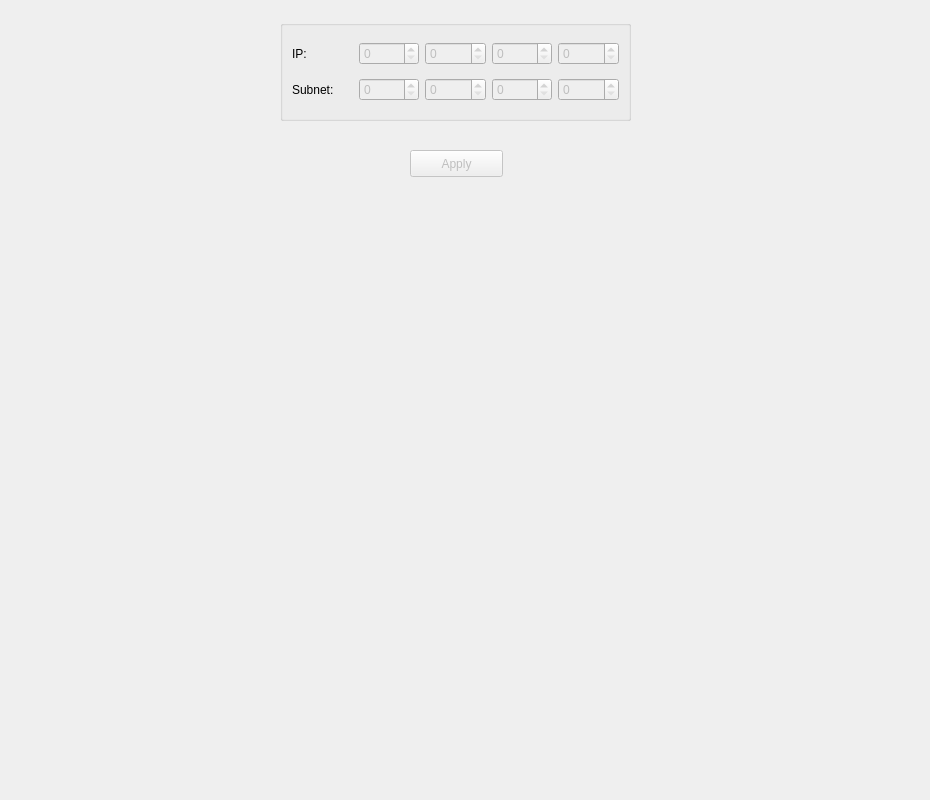
<?xml version="1.0" encoding="UTF-8"?>
<ui version="4.0">
 <class>IPControl</class>
 <widget class="QWidget" name="IPControl">
  <property name="geometry">
   <rect>
    <x>0</x>
    <y>0</y>
    <width>930</width>
    <height>800</height>
   </rect>
  </property>
  <property name="windowTitle">
   <string>Form</string>
  </property>
  <widget class="QGroupBox" name="groupBox_6">
   <property name="geometry">
    <rect>
     <x>280</x>
     <y>20</y>
     <width>351</width>
     <height>101</height>
    </rect>
   </property>
   <property name="title">
    <string/>
   </property>
   <layout class="QGridLayout" name="gridLayout">
    <item row="0" column="0">
     <widget class="QLabel" name="label">
      <property name="text">
       <string>IP:</string>
      </property>
     </widget>
    </item>
    <item row="0" column="1">
     <widget class="QSpinBox" name="net1SpinBox">
      <property name="enabled">
       <bool>false</bool>
      </property>
      <property name="maximum">
       <number>255</number>
      </property>
     </widget>
    </item>
    <item row="0" column="2">
     <widget class="QSpinBox" name="net2SpinBox">
      <property name="enabled">
       <bool>false</bool>
      </property>
      <property name="maximum">
       <number>255</number>
      </property>
     </widget>
    </item>
    <item row="0" column="3">
     <widget class="QSpinBox" name="net3SpinBox">
      <property name="enabled">
       <bool>false</bool>
      </property>
      <property name="maximum">
       <number>255</number>
      </property>
     </widget>
    </item>
    <item row="0" column="4">
     <widget class="QSpinBox" name="net4SpinBox">
      <property name="enabled">
       <bool>false</bool>
      </property>
      <property name="maximum">
       <number>255</number>
      </property>
     </widget>
    </item>
    <item row="1" column="0">
     <widget class="QLabel" name="label_2">
      <property name="text">
       <string>Subnet:</string>
      </property>
     </widget>
    </item>
    <item row="1" column="1">
     <widget class="QSpinBox" name="subnet1SpinBox">
      <property name="enabled">
       <bool>false</bool>
      </property>
      <property name="maximum">
       <number>255</number>
      </property>
     </widget>
    </item>
    <item row="1" column="2">
     <widget class="QSpinBox" name="subnet2SpinBox">
      <property name="enabled">
       <bool>false</bool>
      </property>
      <property name="maximum">
       <number>255</number>
      </property>
     </widget>
    </item>
    <item row="1" column="3">
     <widget class="QSpinBox" name="subnet3SpinBox">
      <property name="enabled">
       <bool>false</bool>
      </property>
      <property name="maximum">
       <number>255</number>
      </property>
     </widget>
    </item>
    <item row="1" column="4">
     <widget class="QSpinBox" name="subnet4SpinBox">
      <property name="enabled">
       <bool>false</bool>
      </property>
      <property name="maximum">
       <number>255</number>
      </property>
     </widget>
    </item>
   </layout>
  </widget>
  <widget class="QPushButton" name="applyButton">
   <property name="enabled">
    <bool>false</bool>
   </property>
   <property name="geometry">
    <rect>
     <x>410</x>
     <y>150</y>
     <width>93</width>
     <height>27</height>
    </rect>
   </property>
   <property name="text">
    <string>Apply</string>
   </property>
  </widget>
 </widget>
 <resources/>
 <connections>
  <connection>
   <sender>applyButton</sender>
   <signal>pressed()</signal>
   <receiver>IPControl</receiver>
   <slot>applyPressed()</slot>
   <hints>
    <hint type="sourcelabel">
     <x>416</x>
     <y>483</y>
    </hint>
    <hint type="destinationlabel">
     <x>464</x>
     <y>399</y>
    </hint>
   </hints>
  </connection>
 </connections>
 <slots>
  <slot>applyPressed()</slot>
 </slots>
</ui>
